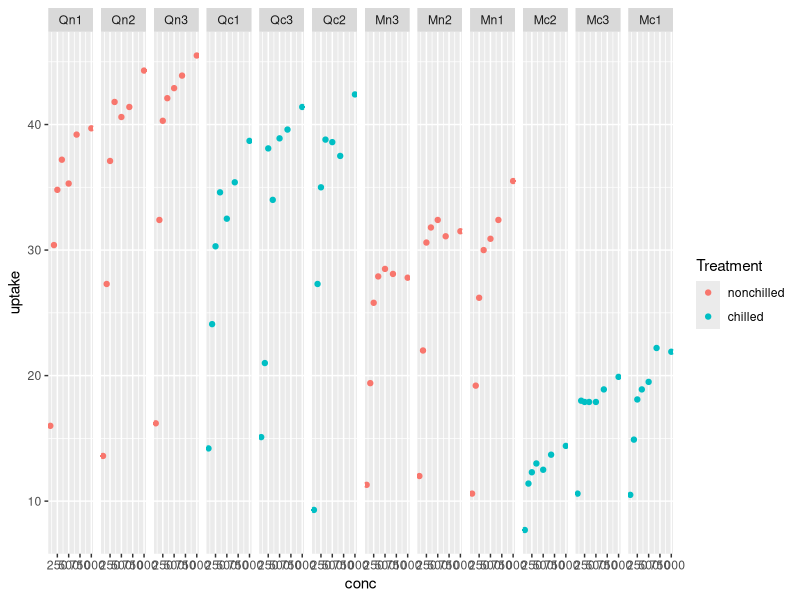

The R script that drew this image:
library(tidyverse)

data("CO2")
str(CO2)

ggplot(CO2, aes(conc, uptake, colour = Treatment)) +
  geom_point() +
  facet_grid(~ Plant)